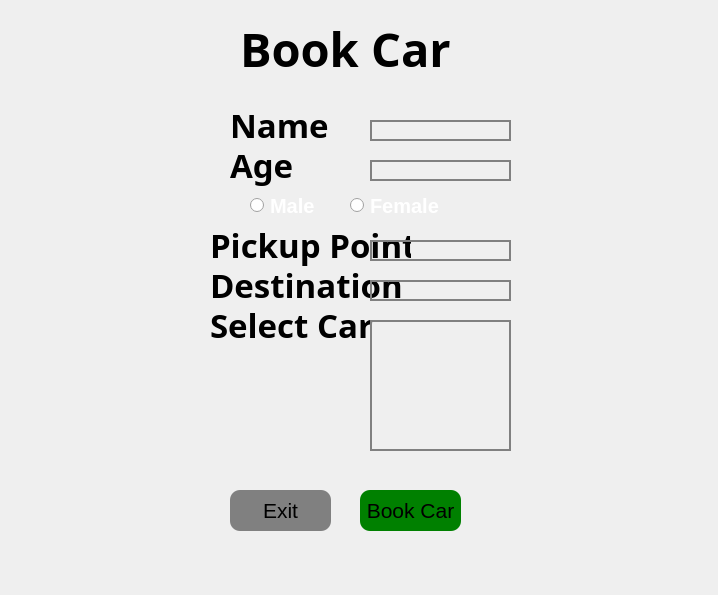
<?xml version="1.0" encoding="UTF-8"?>
<ui version="4.0">
 <class>bookCar</class>
 <widget class="QDialog" name="bookCar">
  <property name="geometry">
   <rect>
    <x>0</x>
    <y>0</y>
    <width>718</width>
    <height>595</height>
   </rect>
  </property>
  <property name="windowTitle">
   <string>Dialog</string>
  </property>
  <widget class="QLabel" name="label">
   <property name="geometry">
    <rect>
     <x>-20</x>
     <y>-30</y>
     <width>831</width>
     <height>691</height>
    </rect>
   </property>
   <property name="font">
    <font>
     <bold>true</bold>
    </font>
   </property>
   <property name="text">
    <string/>
   </property>
   <property name="pixmap">
    <pixmap>../../../../../Downloads/Audi rs6.jpeg</pixmap>
   </property>
  </widget>
  <widget class="QLabel" name="bookcartitle">
   <property name="geometry">
    <rect>
     <x>240</x>
     <y>10</y>
     <width>231</width>
     <height>91</height>
    </rect>
   </property>
   <property name="font">
    <font>
     <family>Noto Sans Myanmar</family>
     <pointsize>35</pointsize>
     <bold>true</bold>
    </font>
   </property>
   <property name="text">
    <string>Book Car</string>
   </property>
  </widget>
  <widget class="QPushButton" name="bookcarbutton">
   <property name="geometry">
    <rect>
     <x>360</x>
     <y>490</y>
     <width>101</width>
     <height>41</height>
    </rect>
   </property>
   <property name="font">
    <font>
     <pointsize>16</pointsize>
    </font>
   </property>
   <property name="styleSheet">
    <string notr="true">background-color: green;
color: black;
border-radius: 10px;</string>
   </property>
   <property name="text">
    <string>Book Car</string>
   </property>
  </widget>
  <widget class="QPushButton" name="exitbutton">
   <property name="geometry">
    <rect>
     <x>230</x>
     <y>490</y>
     <width>101</width>
     <height>41</height>
    </rect>
   </property>
   <property name="font">
    <font>
     <pointsize>16</pointsize>
    </font>
   </property>
   <property name="styleSheet">
    <string notr="true">background-color: grey;
color: back;
border-radius: 10px;</string>
   </property>
   <property name="text">
    <string>Exit</string>
   </property>
  </widget>
  <widget class="QLabel" name="agelabel">
   <property name="geometry">
    <rect>
     <x>230</x>
     <y>140</y>
     <width>201</width>
     <height>61</height>
    </rect>
   </property>
   <property name="font">
    <font>
     <family>Noto Sans Myanmar</family>
     <pointsize>25</pointsize>
     <bold>true</bold>
    </font>
   </property>
   <property name="text">
    <string>Age</string>
   </property>
  </widget>
  <widget class="QLabel" name="namelabel">
   <property name="geometry">
    <rect>
     <x>230</x>
     <y>100</y>
     <width>201</width>
     <height>61</height>
    </rect>
   </property>
   <property name="font">
    <font>
     <family>Noto Sans Myanmar</family>
     <pointsize>25</pointsize>
     <bold>true</bold>
    </font>
   </property>
   <property name="text">
    <string>Name</string>
   </property>
  </widget>
  <widget class="QLineEdit" name="namelineedit">
   <property name="geometry">
    <rect>
     <x>370</x>
     <y>120</y>
     <width>141</width>
     <height>21</height>
    </rect>
   </property>
   <property name="styleSheet">
    <string notr="true">background-color: transparent;
border: 2px solid grey;
color: white;</string>
   </property>
   <property name="echoMode">
    <enum>QLineEdit::EchoMode::Normal</enum>
   </property>
  </widget>
  <widget class="QLineEdit" name="agelineedit">
   <property name="geometry">
    <rect>
     <x>370</x>
     <y>160</y>
     <width>141</width>
     <height>21</height>
    </rect>
   </property>
   <property name="styleSheet">
    <string notr="true">background-color: transparent;
border: 2px solid grey;
color: white;</string>
   </property>
   <property name="echoMode">
    <enum>QLineEdit::EchoMode::Normal</enum>
   </property>
  </widget>
  <widget class="QRadioButton" name="maleradiobutton">
   <property name="geometry">
    <rect>
     <x>250</x>
     <y>190</y>
     <width>101</width>
     <height>31</height>
    </rect>
   </property>
   <property name="font">
    <font>
     <pointsize>15</pointsize>
     <bold>true</bold>
    </font>
   </property>
   <property name="styleSheet">
    <string notr="true">color:white;</string>
   </property>
   <property name="text">
    <string>Male</string>
   </property>
  </widget>
  <widget class="QRadioButton" name="femaleradiobutton">
   <property name="geometry">
    <rect>
     <x>350</x>
     <y>190</y>
     <width>101</width>
     <height>31</height>
    </rect>
   </property>
   <property name="font">
    <font>
     <pointsize>15</pointsize>
     <bold>true</bold>
    </font>
   </property>
   <property name="styleSheet">
    <string notr="true">color:white;</string>
   </property>
   <property name="text">
    <string>Female</string>
   </property>
  </widget>
  <widget class="QLabel" name="pickuplabel">
   <property name="geometry">
    <rect>
     <x>210</x>
     <y>220</y>
     <width>201</width>
     <height>61</height>
    </rect>
   </property>
   <property name="font">
    <font>
     <family>Noto Sans Myanmar</family>
     <pointsize>25</pointsize>
     <bold>true</bold>
    </font>
   </property>
   <property name="text">
    <string>Pickup Point</string>
   </property>
  </widget>
  <widget class="QLabel" name="destinationlabel">
   <property name="geometry">
    <rect>
     <x>210</x>
     <y>260</y>
     <width>201</width>
     <height>61</height>
    </rect>
   </property>
   <property name="font">
    <font>
     <family>Noto Sans Myanmar</family>
     <pointsize>25</pointsize>
     <bold>true</bold>
    </font>
   </property>
   <property name="text">
    <string>Destination</string>
   </property>
  </widget>
  <widget class="QLineEdit" name="destinationlineedit">
   <property name="geometry">
    <rect>
     <x>370</x>
     <y>280</y>
     <width>141</width>
     <height>21</height>
    </rect>
   </property>
   <property name="styleSheet">
    <string notr="true">background-color: transparent;
border: 2px solid grey;
color: white;</string>
   </property>
   <property name="echoMode">
    <enum>QLineEdit::EchoMode::Normal</enum>
   </property>
  </widget>
  <widget class="QLineEdit" name="pickuplineedit">
   <property name="geometry">
    <rect>
     <x>370</x>
     <y>240</y>
     <width>141</width>
     <height>21</height>
    </rect>
   </property>
   <property name="styleSheet">
    <string notr="true">background-color: transparent;
border: 2px solid grey;
color: white;</string>
   </property>
   <property name="echoMode">
    <enum>QLineEdit::EchoMode::Normal</enum>
   </property>
  </widget>
  <widget class="QLabel" name="selectcarlabel">
   <property name="geometry">
    <rect>
     <x>210</x>
     <y>300</y>
     <width>201</width>
     <height>61</height>
    </rect>
   </property>
   <property name="font">
    <font>
     <family>Noto Sans Myanmar</family>
     <pointsize>25</pointsize>
     <bold>true</bold>
    </font>
   </property>
   <property name="text">
    <string>Select Car</string>
   </property>
  </widget>
  <widget class="QListWidget" name="selectcarlistwidget">
   <property name="geometry">
    <rect>
     <x>370</x>
     <y>320</y>
     <width>141</width>
     <height>131</height>
    </rect>
   </property>
   <property name="font">
    <font>
     <pointsize>13</pointsize>
    </font>
   </property>
   <property name="styleSheet">
    <string notr="true">background-color: transparent;
border: 2px solid grey;
color: white;</string>
   </property>
   <property name="autoScroll">
    <bool>true</bool>
   </property>
  </widget>
 </widget>
 <resources/>
 <connections/>
</ui>
